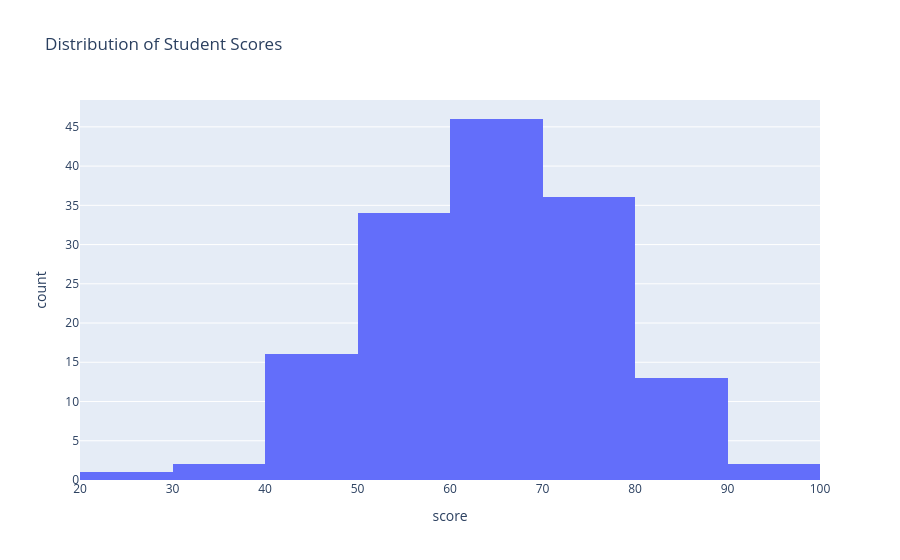

Notebook code cell kept with this figure:
### Code cell
fig1 = px.histogram(
    df,
    x="score",
    nbins=12,
    title="Distribution of Student Scores"
)

fig1.show()

### Figure 1 — Plotly figure (JSON) as saved in the notebook; plotly's stock layout.template omitted (floating-point values rounded to 4 significant figures; data arrays with more than 128 entries replaced by an {"elided": "..."} marker saying what was removed)
{"data": [{"bingroup": "x", "hovertemplate": "score=%{x}<br>count=%{y}<extra></extra>", "legendgroup": "", "marker": {"color": "#636efa", "pattern": {"shape": ""}}, "name": "", "nbinsx": 12, "orientation": "v", "showlegend": false, "type": "histogram", "x": {"elided": "150 float values"}, "xaxis": "x", "yaxis": "y"}], "layout": {"barmode": "relative", "legend": {"tracegroupgap": 0}, "title": {"text": "Distribution of Student Scores"}, "xaxis": {"anchor": "y", "domain": [0, 1], "title": {"text": "score"}}, "yaxis": {"anchor": "x", "domain": [0, 1], "title": {"text": "count"}}}}
